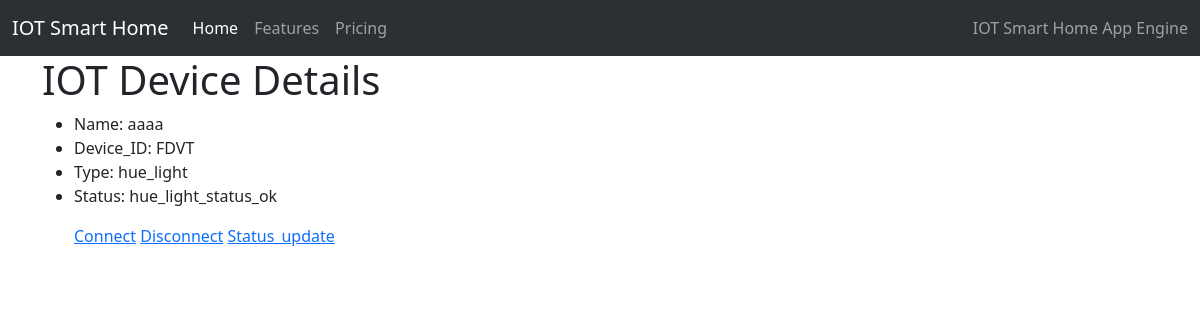
The app's page /iot_control/0/details with its own data.
### iot_control/models.py (models this page shows, shortened)
class Devices(models.Model):
    name = models.CharField(max_length=30)
    device_id = models.CharField(max_length=30)
    type = models.CharField(max_length=8)
    status = models.CharField(max_length=20)

### iot_control/views.py (the view)
# urls.py: path("<int:id>/details", views.details, name="details"),
def details(request, id):
    try:
        p = service.get(id)
    except:
        raise Http404
    return render(request, "iot_control/iot_control_details.html", {"iot_control": p})

### iot_control/services.py (called while the page is built)
    @classmethod
    def from_django_model(cls, m: ModelDevices) -> "DevicesDTO":
        return DevicesDTO(
            id=m.id, name=m.name, device_id=m.device_id, type=m.type, status=m.status
        )

    @classmethod
    def get(cls, id: int) -> DevicesDTO:
        try:
            return DevicesDTO.from_django_model(ModelDevices.objects.get(id=id))
        except ModelDevices.DoesNotExist:
            pass
        raise ModelDevicesNotFound

### iot_control/templates/iot_control/iot_control_details.html
{% extends 'base.html' %}
{% block content %}
    <h1>IOT Device Details</h1>
        <tbody>
            <ul>
                <li>Name: {{iot_control.name}}</li>
                <li>Device_ID: {{iot_control.device_id}}</li>
                <li>Type: {{iot_control.type}}</li>
                <li>Status: {{iot_control.status}}</li>
            </ul>
            <ul>
                <td><a href="{% url 'iot_control:connect' iot_control.id %}">Connect</a></td>
                <td><a href="{% url 'iot_control:disconnect' iot_control.id %}">Disconnect</a></td>
                <td><a href="{% url 'iot_control:status_update' iot_control.id %}">Status_update</a></td>
            </ul>
        </tbody>
{% endblock %}

### records on screen
Devices: name "aaaa", device_id "FDVT", type "hue_light", status "hue_light_status_ok"
